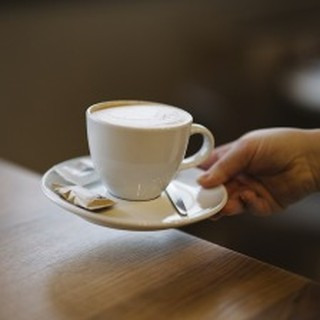
#> input picture assets/metamers/coffee.jpg, 320 x 320 px
$ jupyter execute --allow-errors day03-lab.ipynb   (shell and % lines are left out)   (older library calls are emulated)
#> lines starting #> are read from the running program, lines starting #| are printed output that depends on the picture
[](https://colab.research.google.com/github/delamarifer/human-machine-perception/blob/main/notebooks/day03-lab.ipynb)

# Day 3 lab

**Visual Perception** · Fernanda De La Torre & Shreya Pandit

One lab, in two parts. Run the cells from top to bottom with **Shift + Enter**.

**Part 1 · Metamers.** Make stimuli that a model of seeing or hearing cannot tell apart from a real photograph or sound. Wear headphones for the sound sections.

**Part 2 · Image filtering** (about 30 minutes). Turn a photograph of your choice into a printable trifold name tag, using spatial filters and a Gabor filter bank.

Part 2 does not use the pictures from Part 1. Finish Part 1, then continue.

# Part 1 · Make your own metamers

**Human-Machine Perception** · Day 3 · Fernanda & Shreya

A **metamer** is a stimulus that is physically different from another but that a system cannot tell
apart from it. If a model turns an input $x$ into numbers $f(x)$, then two inputs are **model
metamers** when $f(x_1) = f(x_2)$. Whatever differs between them is information the model throws away.

The [metamers primer](https://delamarifer.github.io/human-machine-perception/metamers.html) showed the recipe. Today you run it yourself, on models of seeing and
models of hearing:

1. pick a model and compute its numbers for a **target** (a photo, a sound);
2. start from **random noise**;
3. **nudge** the noise, with gradient descent, until the model's numbers for it match the target's.

By the end you will be able to:

1. make a metamer by hand in PyTorch, and then with the **plenoptic** library
2. predict what a model throws away from what it computes (blurring, pooling, texture statistics)
3. compare metamers from an **early** and a **late** stage of a deep network, and say what that
   tells us about the network (Feather et al., 2023)
4. make **sound** metamers from a model of the ear, listen to them, and say why speech and rain behave
   differently
5. run the **test**: can a classmate tell the real thing from the metamer?

**How to use this notebook.** Click a gray code cell and press **Shift + Enter** to run it. Run the
cells in order. Cells marked **Your turn** are for you: they run as they are, and do your version once
you fill them in. Each synthesis prints how long it took. Everything runs on Colab's free CPU; the last,
optional section is faster on a GPU (*Runtime → Change runtime type → T4 GPU*).

Wear headphones for the sound sections.

## 0 · Set up

The first cell installs **plenoptic**, a library from Eero Simoncelli's lab for making stimuli from
models (it is not preinstalled in Colab). The second checks your libraries. The third loads small
helpers for loading files, showing images and playing sounds; it is folded away, and you don't need to
read it.

[cell 1]
import sys, time, warnings

import matplotlib.pyplot as plt
import numpy as np
import torch
import torch.nn.functional as F
import plenoptic as po

warnings.filterwarnings("ignore", message="Loss has converged")   # plenoptic says when it stops early
warnings.filterwarnings("ignore", message="input_tensor range")    # sounds run from -1 to 1; images from 0 to 1
#> (the rest of this cell did not finish here and is left out)

[cell 2]
#@title Helpers: run this cell (you don't need to read it)
import os, random, urllib.request
from IPython.display import Audio, HTML, display
from PIL import Image
from scipy.io import wavfile

RAW = "https://raw.githubusercontent.com/delamarifer/human-machine-perception/main/"
SR = 16000   # every sound in this lab: 16,000 samples per second

def fetch(path):
    """A file from the course repository: the local copy if this runs inside the repo, else download it."""
#> called with path = 'assets/metamers/coffee.jpg'
    for up in ("..", os.path.join("..", "..")):
        local = os.path.join(up, path)
        if os.path.exists(local):
            return local
    name = os.path.basename(path)
    if not os.path.exists(name):
        urllib.request.urlretrieve(RAW + path, name)
    return name

def load_gray(path, side=256):
    """A photo as a grayscale tensor of shape (1, 1, side, side), values in [0, 1]."""
    im = Image.open(fetch(path)).convert("L")
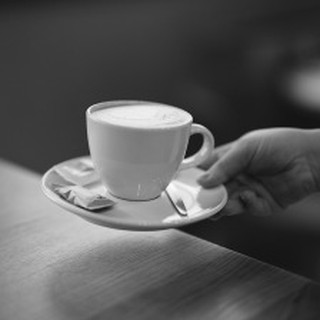
#> im: PIL image 320x320 L; min 12, max 252, mean 87.7
    w, h = im.size; s = min(w, h)
#> after `w, h = im.size`: w = 320; h = 320
#> after `s = min(w, h)`: s = 320
    im = im.crop(((w - s) // 2, (h - s) // 2, (w - s) // 2 + s, (h - s) // 2 + s)).resize((side, side), Image.LANCZOS)
#> im: PIL image 256x256 L
    return torch.tensor(np.array(im) / 255.0, dtype=torch.float32)[None, None].to(DEVICE)

# [4 lines left out: function load_rgb, not called in this run]

def load_sound(path):
    """A sound as a tensor of shape (1, 1, 1, samples): plenoptic treats it as a 1-pixel-tall image."""
    sr, w = wavfile.read(fetch(path))
    assert sr == SR, sr
    return torch.tensor(w / 32768.0, dtype=torch.float32)[None, None, None].to(DEVICE)

def to_np(x):
    return x.detach().cpu().squeeze().numpy()

# [15 lines left out: functions show, play, not called in this run]

def plot_loss(losses, title="loss"):
    plt.figure(figsize=(4, 2.5)); plt.semilogy(losses); plt.xlabel("step"); plt.ylabel("loss (log scale)")
    plt.title(title, fontsize=10); plt.tight_layout(); plt.show()

# [11 lines left out: function synthesize, not called in this run]

# --- the pairs test (section 7) ---
_KEY = {}
# [10 lines left out: function ab_test, not called in this run]

def reveal_answers():
    for name, (what, k) in _KEY.items():
        print(f"{name}: the {what} was {k}")

## 1 · The recipe by hand

Start with a model so simple you can predict its metamers: it cuts the image into 8 × 8 blocks and
keeps only the **average brightness** of each block. That turns 256 × 256 = 65,536 numbers into
32 × 32 = 1,024. Many different images give the same 1,024 numbers, so this model has many metamers.
(This is the idea behind the peripheral-vision metamers of Freeman & Simoncelli, 2011, with a much
cruder statistic: averages pooled over regions.)

The photo is the café cup from the lecture: ["Warm cup of coffee on a table at a cafe"](https://commons.wikimedia.org/wiki/File:Warm_cup_of_coffee_on_a_table_at_a_cafe.jpg)
by Shixart1985, [CC BY 2.0](https://creativecommons.org/licenses/by/2.0/), in grayscale.

#> (a cell that did not finish here is left out)

Now the recipe, written out in plain PyTorch. `noise` is the image we change. Each step: run the model
on it, measure how far its numbers are from the target's (the **loss**), and let PyTorch compute which
way to nudge every pixel to shrink that distance (`loss.backward()`). The optimizer, Adam, takes the step.

#> (a cell that did not finish here is left out)

**You should see** the loss fall by several orders of magnitude, and two bottom panels that look the
same: the model cannot tell the photo from the metamer. You can, easily. Everything that differs (the
fine detail inside each block, here still random noise) is what this model throws away.

The same loop, as a function you can reuse:

[cell 5]
# [11 lines left out: function metamer_by_hand, not called in this run]

### Exercise 1 · Bigger or smaller blocks

Pick a block size: 2, 4, 16 or 32 (it must divide 256). **Before you run it, predict:** will the metamer
look more or less like the photo than with 8? At which block size could you no longer tell what the
photo shows?

[cell 6]
# Your turn 1: set block to 2, 4, 16 or 32 and write your prediction first.
block = None
my_prediction = ""

if block is None:
    print("Set block to a number, then run this cell again.")
else:
    model = lambda x: block_model(x, block)
    mine = metamer_by_hand(photo, model)
    show([photo, mine], ["target", f"metamer, {block} x {block} blocks"])
    print("You predicted:", my_prediction)

**Helpful resources:** [PyTorch avg_pool2d](https://docs.pytorch.org/docs/stable/generated/torch.nn.functional.avg_pool2d.html) · [Metamers primer: how metamers are made](https://delamarifer.github.io/human-machine-perception/metamers.html#recipe)

## 2 · The same recipe with plenoptic

[plenoptic](https://docs.plenoptic.org/) packages that loop as `po.Metamer(target, model)`. A model is any PyTorch
module that takes an image tensor of shape (batch, channels, height, width) and returns numbers. Its
weights must be frozen (`po.remove_grad(model)`), because only the image changes. plenoptic adds
conveniences: it stops when the loss stops improving, keeps pixels in range with a penalty, and lets you
swap the optimizer.

Our helper `synthesize(target, model, steps)` calls exactly that and prints the time. Here it is with two
of plenoptic's **front-end models**, simple models of the eye:

- `Gaussian`: a blur. It keeps coarse structure and throws away fine detail.
- `OnOff`: center-surround cells, like the retina's ON and OFF cells, with gain control: each cell's
  response is divided by the average light and contrast around it. Its filters are fit to data
  (Berardino et al., 2017).

#> (a cell that did not finish here is left out)

**Look closely.** The blur's metamer has the right shapes covered in fine speckle: speckle averages out
under a blur, so the model never sees it. The ON/OFF metamer keeps the edges of the cup, the saucer and
the hand, but the dark background and the bright table come out the same mid-gray: these cells respond
to local **differences** and divide out the average light, so the brightness of large even regions is
close to invisible to them.

Each metamer is a picture of what one model **ignores**. Neither looks like the photo to you, so
neither model throws away only what you do.

## 3 · Texture: the Portilla–Simoncelli model

Portilla and Simoncelli (2000) describe a texture by about a thousand statistics of the outputs of a
bank of oriented filters at several sizes: averages, variances, correlations between neighboring
positions, orientations and scales. Those numbers are **averaged over the whole image**, so *where*
things are is thrown away and only *what kind of stuff* is kept.

The photo here is ["Pebbles on the ground"](https://commons.wikimedia.org/wiki/File:Gfp-pebbles-on-the-ground.jpg)
by Yinan Chen (goodfreephotos.com), public domain, cropped and in grayscale.

These settings (the `LBFGS` optimizer and a loss that reweights the statistics) are the ones the
plenoptic documentation recommends for this model.

[cell 8]
# [12 lines left out: function texture_metamer, not called in this run]

#> (the rest of this cell did not finish here and is left out)

#> call 2 of load_gray, with path = 'notebooks/data/day03/pebbles.jpg', side = 256
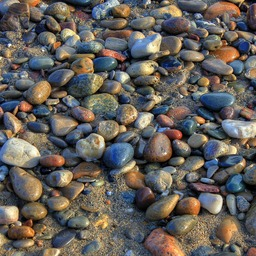
#> input picture notebooks/data/day03/pebbles.jpg, 256 x 256 px
#> in load_gray (call 2), `im = Image.open(fetch(path)).convert("L")`:
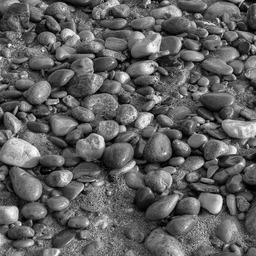
#> im: PIL image 256x256 L; min 0, max 255, mean 95.9
met_pebbles = texture_metamer(pebbles)
show([pebbles, met_pebbles.metamer], ["target", "texture metamer"], size=4)

**You should see** a patch of stony stuff with the right grays, contrast and grain: no pixel is where it
was. Look closer, and the pebbles have lost their smooth, closed outlines. The model keeps local
statistics of oriented filters, not whole objects, so it captures textures of small elements best
(grass, gravel, fabric) and struggles once each element has a clear shape. Running longer helps a
little (plenoptic's documentation uses 100 steps; 30 keeps this cell under half a minute).

### Exercise 2 · A texture that is not so easy

Two more images are loaded below: a brick wall (["Brick Wall Tarks"](https://commons.wikimedia.org/wiki/File:Brick_Wall_Tarks.jpg)
by railyaal on Pixabay, CC0) and the café photo, which is a scene, not a texture. Choose one. **Predict
first:** will its texture metamer pass for the original at a glance? What will be lost?

#> (a cell that did not finish here is left out)

#> call 3 of load_gray, with path = 'notebooks/data/day03/brick.jpg', side = 256
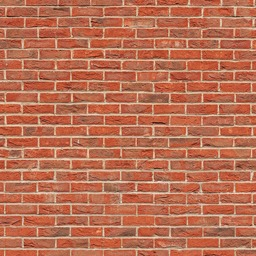
#> input picture notebooks/data/day03/brick.jpg, 256 x 256 px
#> in load_gray (call 3), `im = Image.open(fetch(path)).convert("L")`:
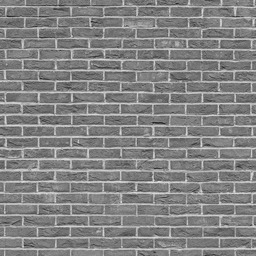
#> im: PIL image 256x256 L; min 33, max 229, mean 130.5
# Your turn 2: set choice to brick or photo, and write your prediction first.
choice = None
my_prediction = ""

if choice is None:
    print("Set choice to brick or photo, then run this cell again.")
else:
    met_choice = texture_metamer(choice)
    show([choice, met_choice.metamer], ["target", "texture metamer"], size=4)
    print("You predicted:", my_prediction)

**Helpful resources:** [plenoptic: Portilla-Simoncelli model](https://docs.plenoptic.org/docs/branch/main/user_guide/models_and_metrics/portilla_simoncelli/ps_index.html) · [Metamers primer: texture](https://delamarifer.github.io/human-machine-perception/metamers.html#texture)

## 4 · A deep network, early and late

[Feather et al. (2023)](https://doi.org/10.1038/s41593-023-01442-0) asked this question of deep networks trained to recognize images:
make metamers from an **early** stage and from a **late** stage, and ask people what they see. Here is
a small version with **ResNet-18**, trained on ImageNet, which comes with `torchvision`. The café photo
is back, in color.

`po.models.DeepNetFeatures(net, "layer1")` turns the network into a model that returns the activations
of one stage. ResNet-18 has a stem and then four stages, `layer1` (early) to `layer4` (last before the
answer).

[cell 10]
import torchvision

weights = torchvision.models.ResNet18_Weights.IMAGENET1K_V1
#> (the rest of this cell did not finish here and is left out)

[cell 11]
stage_metamers = {}
#> (the rest of this cell did not finish here and is left out)

**Look at the two metamers, then at what the network says about them.** The `layer1` metamer still
looks like the photo. The `layer4` metamer looks like colored noise to us, yet the network gives it
nearly the same answer as the photo. Everything that makes it a cup, to you, is information the
network's last stage throws away. That is the gap Feather et al. measured with human observers.

(The loss does not reach zero in 300 steps, more so for `layer4`; the metamers are close, not exact.
The classification check above is a fair test of "close enough for the network".)

### Exercise 3 · The stages in between

Pick `"layer2"` or `"layer3"`. **Predict first:** will its metamer look like the photo to you? What will
the network call it?

[cell 12]
# Your turn 3: set stage to "layer2" or "layer3", and write your prediction first.
stage = None
my_prediction = ""

if stage is None:
    print('Set stage to "layer2" or "layer3", then run this cell again.')
else:
    model = po.models.DeepNetFeatures(net, stage, normalize)
    stage_metamers[stage] = synthesize(photo_rgb, model, steps=300).metamer
    show([photo_rgb, stage_metamers[stage]], ["target", f"metamer from {stage}"], size=3.6)
    print(f"The network sees the {stage} metamer as:", top3(stage_metamers[stage]))
    print("You predicted:", my_prediction)

**Helpful resources:** [Feather et al. 2023 (open access)](https://doi.org/10.1038/s41593-023-01442-0) · [plenoptic: using deep networks](https://docs.plenoptic.org/) · [Metamers primer: the test](https://delamarifer.github.io/human-machine-perception/metamers.html#test)

### 4b · A standard and a robust network

Feather et al. found one training change that made a network's late-stage metamers recognizable to
people: **adversarial training**. During training, every image is first nudged by a small change, of a fixed
size, chosen to confuse the network as much as possible, and the network learns to answer correctly anyway. Such
a network is called **robust**.

Here are two ResNet-50s from the same release, trained the same way except for that one step:
- **standard**: `resnet50_l2_eps0`, 75.8% correct on ImageNet;
- **robust**: `resnet50_l2_eps3`, adversarially trained with nudges of size 3 (L2 norm), 62.8% correct.

Both come from the Madry lab's [robust ImageNet models](https://huggingface.co/madrylab/robust-imagenet-models) (MIT license), released with
Salman et al., *Do adversarially robust ImageNet models transfer better?* (NeurIPS 2020); the accuracies
are the ones the release reports. The next cell downloads both, 205 MB each, the first time it runs.

[cell 13]
ROBUST_URL = "https://huggingface.co/madrylab/robust-imagenet-models/resolve/main/"

def madry_resnet50(name):
    """A ResNet-50 from the Madry lab's robust ImageNet models (MIT license), as a torchvision model."""
#> called with name = 'resnet50_l2_eps0'
    path = name + ".ckpt"
    if not os.path.exists(path):
        print("downloading", path, "(205 MB) ...")
        urllib.request.urlretrieve(ROBUST_URL + path, path)
#> (this line was passed over: the network is not available in this run)
    checkpoint = torch.load(path, map_location="cpu", weights_only=True)["model"]
    prefix = "module.model."       # the release stores the network under this name
    weights = {k[len(prefix):]: v for k, v in checkpoint.items() if k.startswith(prefix)}
    resnet = torchvision.models.resnet50()
    resnet.load_state_dict(weights)
    return resnet.to(DEVICE).eval()

#> (the rest of this cell did not finish here and is left out)

Now a metamer from the **same late stage** (`layer4`) of each network, from the same photo, with the
same settings. **Predict first:** will either one look like the photo to you?

[cell 14]
late = {}
#> (the rest of this cell did not finish here and is left out)

**Compare.** Each network gives its own metamer about the same answer it gives the photo: both metamers
are equally good metamers *for their network*. To a person they differ: when we ran this, the standard
network's metamer looked like colored noise, and the robust network's showed a cup on a saucer, with
odd colors and textures. The robust network's last stage throws away less of what people use. That is
the difference Feather et al. measured with human observers. It does not close the gap: the robust
metamer is still far from the photo.

## 5 · Sound: a model of the ear

plenoptic was written for images, but `Metamer` only needs a tensor and a PyTorch model. A sound is a
list of numbers over time (16,000 per second here), so we store it as an "image" one pixel tall:
shape (1, 1, 1, samples). Two changes from images: a waveform runs from −1 to 1, not 0 to 1, so the
range penalty changes, and we start from quiet noise.

**The model** is a simplified **cochlea**, written in 20 lines of PyTorch:
1. split the sound into short overlapping windows and measure how much energy each frequency has
   (a short-time Fourier transform);
2. pool those frequencies into 32 **channels** spaced like the ear's filters: narrow at low
   frequencies, wide at high ones (the ERB scale);
3. **compress** each channel's envelope (raise it to the power 0.3), as the cochlea does.

The picture this makes, frequency channels over time, is a **cochleagram**, like those in Feather et al.'s
speech figure. The model keeps how loud each channel is, every 5 ms, and throws away the fine timing of
the waveform inside each window.

It is a teaching model, not a model of the real cochlea: the filters are triangles in a spectrogram,
and there are no hair cells or adaptation.

[cell 15]
def erb(f):            # frequency (Hz) -> position on the ERB scale
    return 21.4 * np.log10(1 + 0.00437 * f)

def erb_to_hz(e):
    return (10 ** (e / 21.4) - 1) / 0.00437

class Cochleagram(torch.nn.Module):
    """Sound (1, 1, 1, samples) -> compressed envelopes of 32 frequency channels (1, 1, 32, frames)."""
    def __init__(self, n_channels=32, n_fft=512, hop=80, fmin=50, fmax=7500):
#> called with n_channels = 32, n_fft = 512, hop = 80, fmin = 50, fmax = 7500
        super().__init__()
        self.n_fft, self.hop = n_fft, hop
        e = erb(np.linspace(0, SR / 2, n_fft // 2 + 1))
        edges = np.linspace(erb(fmin), erb(fmax), n_channels + 2)
        filters = np.zeros((n_channels, len(e)))
        for i in range(n_channels):                     # half-cosine filters, evenly spaced in ERB
            lo, hi = edges[i], edges[i + 2]
            inside = (e > lo) & (e < hi)
            filters[i, inside] = np.cos((e[inside] - (lo + hi) / 2) / (hi - lo) * np.pi)
        self.register_buffer("filters", torch.tensor(filters, dtype=torch.float32))
        self.register_buffer("window", torch.hann_window(n_fft))
        self.center_hz = erb_to_hz(edges[1:-1])

    # [5 lines left out: function envelopes, not called in this run]

    def forward(self, x):
        return self.envelopes(x)[None, None]

# [19 lines left out: functions sound_metamer, show_cochleagrams, not called in this run]

Two sounds, four seconds each, with very different structure:

- **speech**: a reader saying *"This is a LibriVox recording. All LibriVox recordings are in the public
  domain."* From LibriVox's reading of the [Zimmermann Telegram](https://commons.wikimedia.org/wiki/File:Librivox_-_Zimmermann_Telegram.mp3), read by Nicholi Volta, public domain.
- **rain**: ["Rain against the window"](https://commons.wikimedia.org/wiki/File:Rain_against_the_window.ogg) by cori, public domain.

#> (a cell that did not finish here is left out)

Now a metamer of each under the cochleagram model. The model's numbers match; the waveforms do not
(the cell prints how similar they are, sample by sample: 1 would be identical, 0 unrelated).
**Listen** to each pair.

#> (a cell that did not finish here is left out)

The waveforms are unrelated (correlation near 0), yet the words should still be there. The cochleagram
throws away the fine timing within each 32 ms window and keeps how loud each channel is over time,
and that is most of what you need to understand speech. This model throws away less than the
`layer4` network did. Listen for what *is* different: the metamer may sound rougher or buzzier.

## 6 · Sound textures

Rain, a stream, applause, a crowd: these are **sound textures**, made of many similar events.
[McDermott & Simoncelli (2011)](https://doi.org/10.1016/j.neuron.2011.06.032) proposed that the brain represents them by **statistics
averaged over time** of the cochlea's output, the auditory version of section 3. They synthesized sounds
that match those statistics, and listeners heard them as the same kind of sound.

Our version keeps a simplified set of their statistics of the cochleagram, averaged over the 4 seconds:
- `mean`: the average loudness of each channel;
- `cv`: how much each channel's loudness varies (its spread, relative to its mean);
- `skew`: whether that variation comes in rare loud bursts (like raindrops) or evenly;
- `corr`: which channels go up and down together;
- `mod`: how fast the loudness fluctuates, in 8 bands from 0.5 to 128 Hz.

That is a few hundred numbers, against 64,000 samples. *When* each thing happened is thrown away.

[cell 18]
class TextureStats(Cochleagram):
    """Time-averaged statistics of the cochleagram, after McDermott & Simoncelli (2011), simplified."""
    def __init__(self, stats=("mean", "cv", "skew", "corr", "mod")):
        super().__init__()
